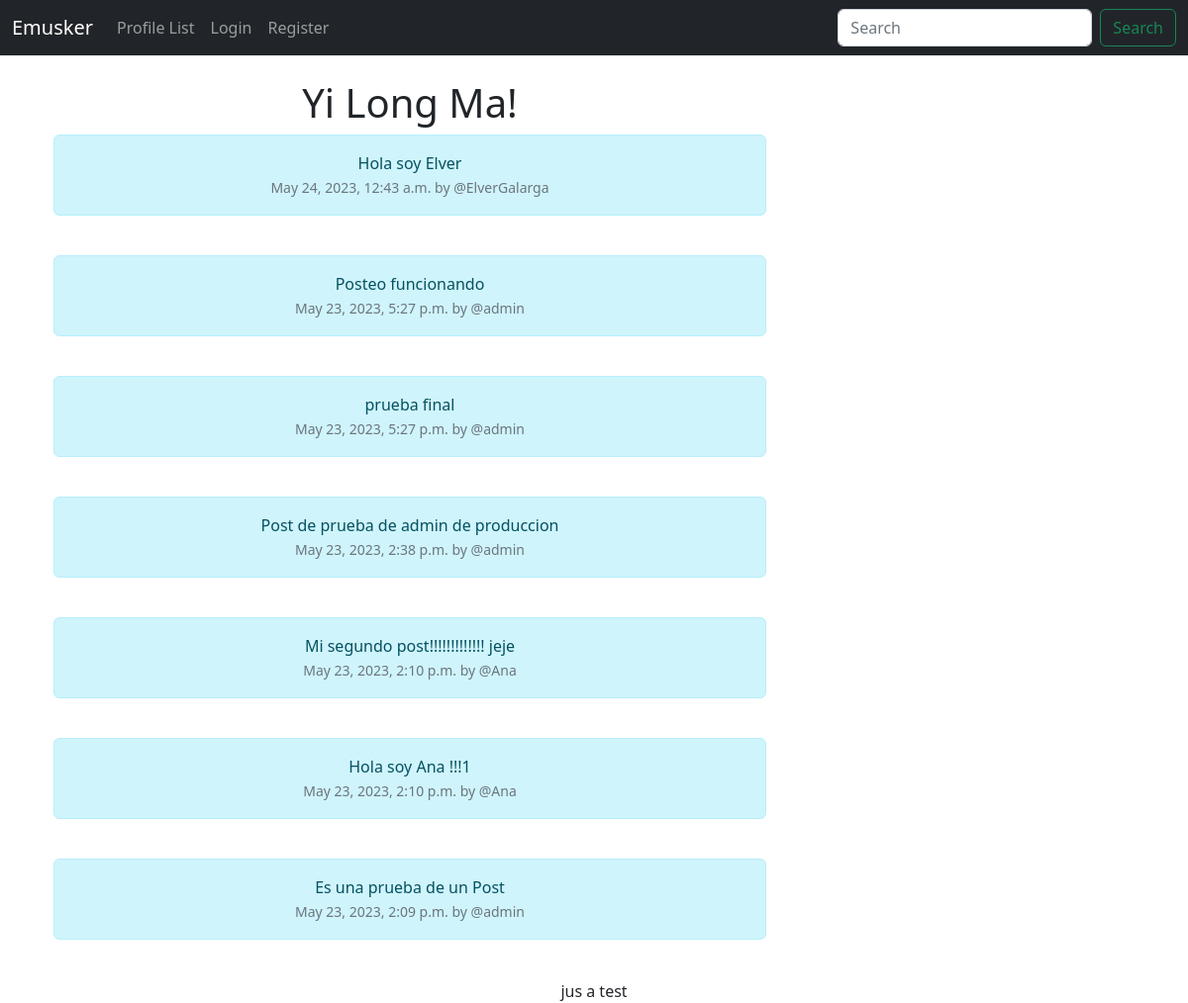
Before: / with the older database file.
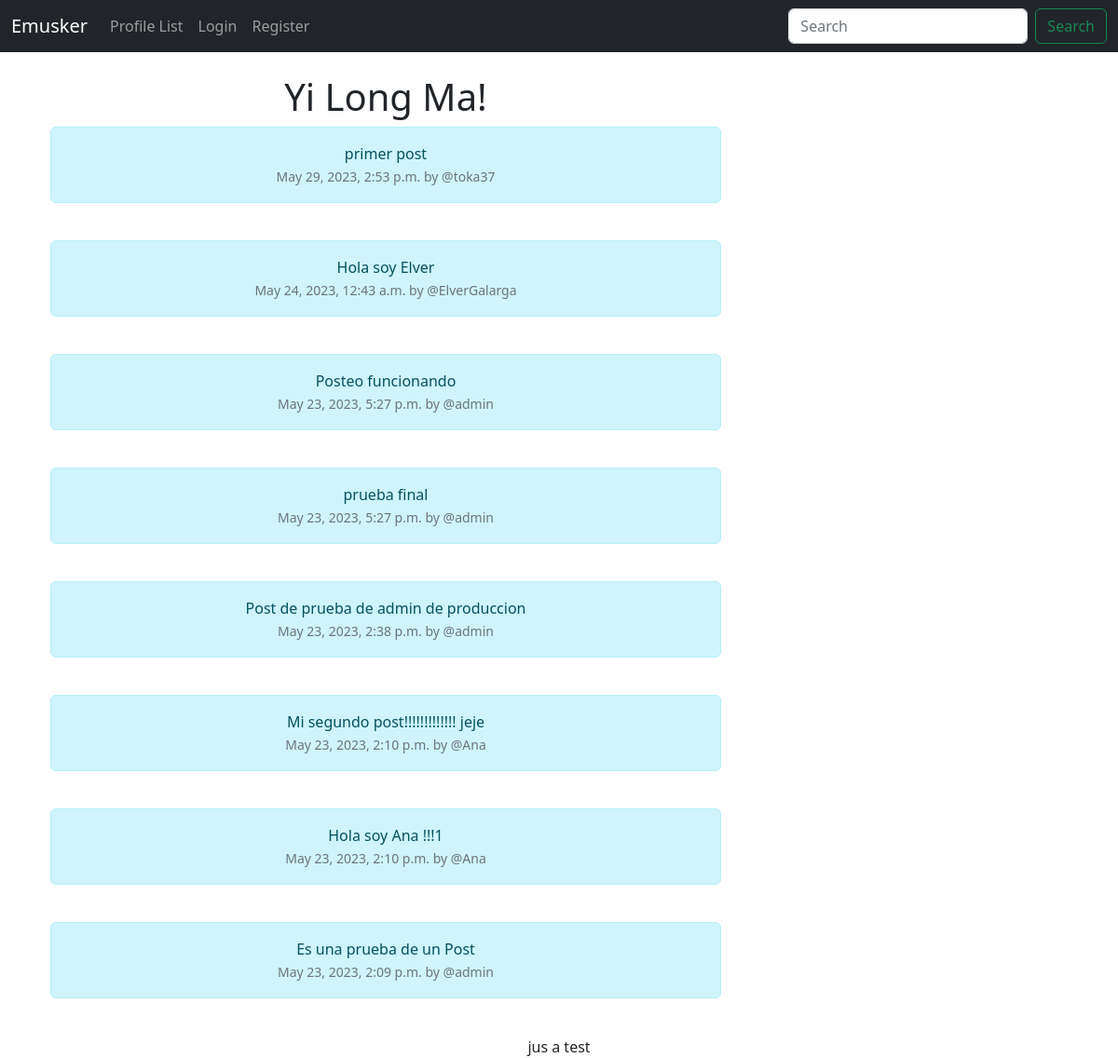
After: the same page with the newer database file.
### musker/models.py (models this page shows, shortened)
class Post(models.Model):
	user = models.ForeignKey(User, related_name="posts", on_delete=models.DO_NOTHING)
	body = models.CharField(max_length=300)
	created_at=models.DateTimeField(auto_now_add=True)

### musker/views.py (the view)
# urls.py: path('', views.home, name="home"),
def home(request):
    posts = Post.objects.all().order_by("-created_at")
    if request.user.is_authenticated:
        form = PostForm(request.POST or None)
        if request.method == "POST":
            if form.is_valid():
                post = form.save(commit=False)
                post.user = request.user
                post.save()
                messages.success(request, ("Posted!"))
                return redirect('home')
        return render(request, 'home.html', {"posts":posts, "form":form})
    else:
        return render(request, 'home.html', {"posts":posts})

### musker/templates/home.html (shortened to what this page needs)
{% extends 'base.html' %}
{% block content %}
<div class="container text-center">
    <div class="row">
        <div class="col-8">
<h1>Yi Long Ma!</h1>
    {%for post in posts %}
    <div class="alert alert-info" role="alert">
     {{post.body}}
     <small class="text-muted">
        {{post.created_at}} by @{{post.user.username}}
     </small>
      </div>
    {%endfor%}
</div>
<div class="col-4">
    <br/><br/><br/>
</div>
<div>
    jus a test
</div>
{%endblock%}

Changed rows visible on the page:
added Post: body "primer post", created_at "May 29, 2023, 2:53 p.m.", user.username "toka37"
